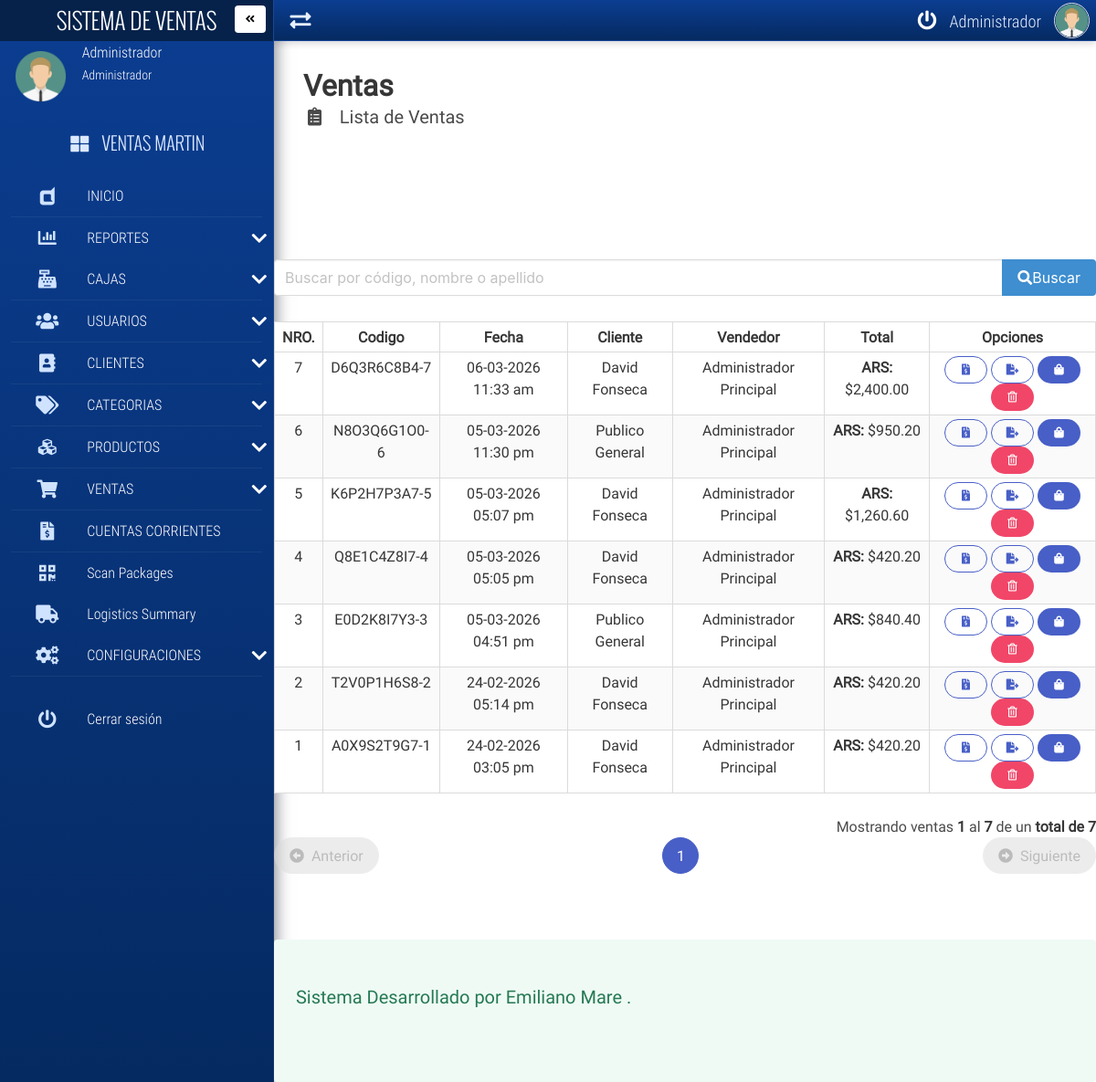
/VENTAS/saleList/ (signed in), run on the app's committed database.
### tables this page shows
CREATE TABLE `venta` (
  `venta_id` int(30) NOT NULL,
  `venta_codigo` varchar(200) NOT NULL,
  `venta_fecha` date NOT NULL,
  `venta_hora` varchar(17) NOT NULL,
  `venta_total` decimal(30,2) NOT NULL,
  `venta_pagado` decimal(30,2) NOT NULL,
  `venta_cambio` decimal(30,2) NOT NULL,
  `usuario_id` int(7) NOT NULL,
  `cliente_id` int(10) NOT NULL,
  `caja_id` int(5) NOT NULL
);

CREATE TABLE `cliente` (
  `cliente_id` int(10) NOT NULL,
  `cliente_tipo_documento` varchar(20) NOT NULL,
  `cliente_numero_documento` varchar(35) NOT NULL,
  `cliente_nombre` varchar(50) NOT NULL,
  `cliente_apellido` varchar(50) NOT NULL,
  `cliente_provincia` varchar(30) NOT NULL,
  `cliente_ciudad` varchar(30) NOT NULL,
  `cliente_direccion` varchar(70) NOT NULL,
  `cliente_telefono` varchar(20) NOT NULL,
  `cliente_email` varchar(50) NOT NULL
);

CREATE TABLE `usuario` (
  `usuario_id` int(7) NOT NULL,
  `usuario_nombre` varchar(50) NOT NULL,
  `usuario_apellido` varchar(50) NOT NULL,
  `usuario_email` varchar(50) NOT NULL,
  `usuario_usuario` varchar(30) NOT NULL,
  `usuario_clave` varchar(535) NOT NULL,
  `usuario_foto` varchar(200) NOT NULL,
  `caja_id` int(5) NOT NULL,
  `usuario_permisos` text NOT NULL
);

### VENTAS/app/controllers/saleController.php (the view, shortened to what this page needs)
<?php
class saleController extends mainModel {
    public function listarVentaControlador($pagina,$registros,$url,$busqueda){
        $pagina=$this->limpiarCadena($pagina);
        $registros=$this->limpiarCadena($registros);
        $url=$this->limpiarCadena($url);
        $url=APP_URL.$url."/";
        $busqueda=$this->limpiarCadena($busqueda);
        $tabla="";
        $pagina = (isset($pagina) && $pagina>0) ? (int) $pagina : 1;
        $inicio = ($pagina>0) ? (($pagina * $registros)-$registros) : 0;
        $campos_tablas="venta.venta_id,venta.venta_codigo,venta.venta_fecha,venta.venta_hora,venta.venta_total,venta.usuario_id,venta.cliente_id,venta.caja_id,usuario.usuario_id,usuario.usuario_nombre,usuario.usuario_apellido,cliente.cliente_id,cliente.cliente_nombre,cliente.cliente_apellido";
        if(isset($busqueda) && $busqueda!=""){
            $consulta_datos="SELECT $campos_tablas FROM venta INNER JOIN cliente ON venta.cliente_id=cliente.cliente_id INNER JOIN usuario ON venta.usuario_id=usuario.usuario_id WHERE (venta.venta_codigo LIKE '%$busqueda%' OR cliente.cliente_nombre LIKE '%$busqueda%' OR cliente.cliente_apellido LIKE '%$busqueda%') ORDER BY venta.venta_id DESC LIMIT $inicio,$registros";
            $consulta_total="SELECT COUNT(venta.venta_id) FROM venta INNER JOIN cliente ON venta.cliente_id=cliente.cliente_id WHERE (venta.venta_codigo LIKE '%$busqueda%' OR cliente.cliente_nombre LIKE '%$busqueda%' OR cliente.cliente_apellido LIKE '%$busqueda%')";
        }else{
            $consulta_datos="SELECT $campos_tablas FROM venta INNER JOIN cliente ON venta.cliente_id=cliente.cliente_id INNER JOIN usuario ON venta.usuario_id=usuario.usuario_id ORDER BY venta.venta_id DESC LIMIT $inicio,$registros";
            $consulta_total="SELECT COUNT(venta_id) FROM venta";
        }
        $datos = $this->ejecutarConsulta($consulta_datos);
        $datos = $datos->fetchAll();
        $total = $this->ejecutarConsulta($consulta_total);
        $total = (int) $total->fetchColumn();
        $numeroPaginas =ceil($total/$registros);
        $tabla.='
            <div class="table-container">
            <table class="table is-bordered is-striped is-narrow is-hoverable is-fullwidth">
                <thead>
                    <tr>
                        <th class="has-text-centered">NRO.</th>
                        <th class="has-text-centered">Codigo</th>
                        <th class="has-text-centered">Fecha</th>
                        <th class="has-text-centered">Cliente</th>
                        <th class="has-text-centered">Vendedor</th>
                        <th class="has-text-centered">Total</th>
                        <th class="has-text-centered">Opciones</th>
                    </tr>
                </thead>
                <tbody>
        ';
        if($total>=1 && $pagina<=$numeroPaginas){
            $contador=$inicio+1;
            $pag_inicio=$inicio+1;
            foreach($datos as $rows){
                $tabla.='
                    <tr class="has-text-centered" >
                        <td>'.$rows['venta_id'].'</td>
                        <td>'.$rows['venta_codigo'].'</td>
                        <td>'.date("d-m-Y", strtotime($rows['venta_fecha'])).' '.$rows['venta_hora'].'</td>
                        <td>'.$this->limitarCadena($rows['cliente_nombre'].' '.$rows['cliente_apellido'],30,"...").'</td>
                        <td>'.$this->limitarCadena($rows['usuario_nombre'].' '.$rows['usuario_apellido'],30,"...").'</td>
                        <td>
                            <strong>ARS:</strong> '.MONEDA_SIMBOLO.number_format($rows['venta_total'],MONEDA_DECIMALES,MONEDA_SEPARADOR_DECIMAL,MONEDA_SEPARADOR_MILLAR).'
                        </td>
                        <td>
                            <button type="button" class="button is-link is-outlined is-rounded is-small btn-sale-options" onclick="print_invoice(\''.APP_URL.'app/pdf/invoice.php?code='.$rows['venta_codigo'].'\')" title="Imprimir factura Nro. '.$rows['venta_id'].'" >
                                <i class="fas fa-file-invoice-dollar fa-fw"></i>
                            </button>
                            <button type="button" class="button is-link is-outlined is-rounded is-small btn-sale-options" onclick="print_invoice(\''.APP_URL.'app/pdf/remito.php?code='.$rows['venta_codigo'].'\')" title="Imprimir remito Nro. '.$rows['venta_id'].'" >
                                <i class="fas fa-file-export fa-fw"></i>
                            </button>
                            <a href="'.APP_URL.'saleDetail/'.$rows['venta_codigo'].'/" class="button is-link is-rounded is-small" title="Informacion de venta Nro. '.$rows['venta_id'].'" >
                                <i class="fas fa-shopping-bag fa-fw"></i>
                            </a>
                            <form class="FormularioAjax is-inline-block" action="'.APP_URL.'app/ajax/ventaAjax.php" method="POST" autocomplete="off" >
                                <input type="hidden" name="venta_id" value="'.$rows['venta_id'].'">
                                <button type="submit" class="button is-danger is-rounded is-small" title="Eliminar venta Nro. '.$rows['venta_id'].'" >
                                    <i class="far fa-trash-alt fa-fw"></i>
                                </button>
                            </form>
                        </td>
                    </tr>
                ';
                $contador++;
            }
            $pag_final=$contador-1;
        }
        $tabla.='</tbody></table></div>';
        if($total>0 && $pagina<=$numeroPaginas){
            $tabla.='<p class="has-text-right">Mostrando ventas <strong>'.$pag_inicio.'</strong> al <strong>'.$pag_final.'</strong> de un <strong>total de '.$total.'</strong></p>';
            $tabla.=$this->paginadorTablas($pagina,$numeroPaginas,$url,7);
        }
        return $tabla;
    }
}

### VENTAS/app/views/css/all.css (style rules this page uses)
.fa-fw { text-align: center; width: 1.25em; }
.fa-file-export:before { content: "\f56e"; }
.fa-file-invoice-dollar:before { content: "\f571"; }
.fa-shopping-bag:before { content: "\f290"; }
.fa-trash-alt:before { content: "\f2ed"; }
.far { font-family: 'Font Awesome 5 Free'; font-weight: 400; }

### VENTAS/app/views/css/estilos.css (style rules this page uses)
body,html { height: 100%; width: 100%; margin: 0; padding: 0; font-size: 16px; font-family: "RobotoRegular"; position: relative; background-color: #fff; }
html, body { max-width: 100%; }

### data on the page
venta: venta_id "7", venta_codigo "D6Q3R6C8B4-7", venta_fecha "06-03-2026", venta_hora "11:33 am", cliente.cliente_apellido "David Fonseca", usuario.usuario_apellido "Administrador Principal", venta_total "2,400.00"
venta: venta_id "6", venta_codigo "N8O3Q6G1O0-6", venta_fecha "05-03-2026", venta_hora "11:30 pm", cliente.cliente_apellido "Publico General", usuario.usuario_apellido "Administrador Principal", venta_total "950.20"
venta: venta_id "5", venta_codigo "K6P2H7P3A7-5", venta_fecha "05-03-2026", venta_hora "05:07 pm", cliente.cliente_apellido "David Fonseca", usuario.usuario_apellido "Administrador Principal", venta_total "1,260.60"
venta: venta_id "4", venta_codigo "Q8E1C4Z8I7-4", venta_fecha "05-03-2026", venta_hora "05:05 pm", cliente.cliente_apellido "David Fonseca", usuario.usuario_apellido "Administrador Principal", venta_total "420.20"
venta: venta_id "3", venta_codigo "E0D2K8I7Y3-3", venta_fecha "05-03-2026", venta_hora "04:51 pm", cliente.cliente_apellido "Publico General", usuario.usuario_apellido "Administrador Principal", venta_total "840.40"
venta: venta_id "2", venta_codigo "T2V0P1H6S8-2", venta_fecha "24-02-2026", venta_hora "05:14 pm", cliente.cliente_apellido "David Fonseca", usuario.usuario_apellido "Administrador Principal", venta_total "420.20"
venta: venta_id "1", venta_codigo "A0X9S2T9G7-1", venta_fecha "24-02-2026", venta_hora "03:05 pm", cliente.cliente_apellido "David Fonseca", usuario.usuario_apellido "Administrador Principal", venta_total "420.20"

### other printed values
$_SESSION['nombre'] "Administrador"
$_SESSION['usuario'] "Administrador"
APP_NAME "VENTAS MARTIN"
$pag_inicio "1"
$pag_final "7"
$total "7"
